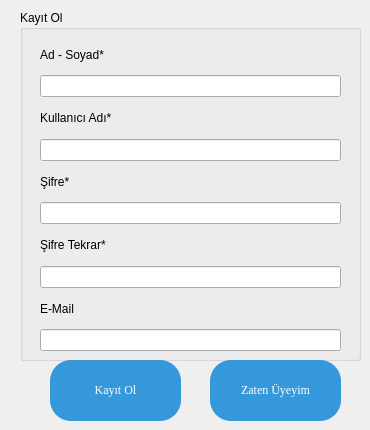
  <widget class="QWidget" name="centralwidget">
   <widget class="QPushButton" name="KayitOl">
    <property name="geometry">
     <rect>
      <x>50</x>
      <y>360</y>
      <width>131</width>
      <height>61</height>
     </rect>
    </property>
    <property name="styleSheet">
     <string notr="true">QPushButton {
  background: #064570;
  background-image: -webkit-linear-gradient(top, #064570, #68b6e6);
  background-image: -moz-linear-gradient(top, #064570, #68b6e6);
  background-image: -ms-linear-gradient(top, #064570, #68b6e6);
  background-image: -o-linear-gradient(top, #064570, #68b6e6);
  background-image: linear-gradient(to bottom, #064570, #68b6e6);
  -webkit-border-radius: 21;
  -moz-border-radius: 21;
  border-radius: 21px;
  text-shadow: 6px 5px 3px #7a797a;
  -webkit-box-shadow: 3px 3px 5px #666666;
  -moz-box-shadow: 3px 3px 5px #666666;
  box-shadow: 3px 3px 5px #666666;
  font-family: Georgia;
  color: #ffffff;
  font-size: 12px;
  background: #3498db;
  padding: 9px 20px 10px 20px;
  border: solid #32f00c 1px;
  text-decoration: none;
}

QPushButton:hover {
  background: #25fa33;
  background-image: -webkit-linear-gradient(top, #25fa33, #4af511);
  background-image: -moz-linear-gradient(top, #25fa33, #4af511);
  background-image: -ms-linear-gradient(top, #25fa33, #4af511);
  background-image: -o-linear-gradient(top, #25fa33, #4af511);
  background-image: linear-gradient(to bottom, #25fa33, #4af511);
  text-decoration: none;
}
</string>
    </property>
    <property name="text">
     <string>Kayıt Ol</string>
    </property>
   </widget>
   <widget class="QGroupBox" name="groupBox">
    <property name="geometry">
     <rect>
      <x>20</x>
      <y>10</y>
      <width>341</width>
      <height>351</height>
     </rect>
    </property>
    <property name="title">
     <string>Kayıt Ol</string>
    </property>
    <widget class="QWidget" name="layoutWidget">
     <property name="geometry">
      <rect>
       <x>20</x>
       <y>30</y>
       <width>301</width>
       <height>311</height>
      </rect>
     </property>
     <layout class="QHBoxLayout" name="horizontalLayout_2">
      <item>
       <layout class="QVBoxLayout" name="verticalLayout"/>
      </item>
      <item>
       <layout class="QVBoxLayout" name="verticalLayout_2">
        <item>
         <widget class="QLabel" name="label">
          <property name="text">
           <string>Ad - Soyad*</string>
          </property>
         </widget>
        </item>
        <item>
         <widget class="QLineEdit" name="AdSoy">
          <property name="dragEnabled">
           <bool>false</bool>
          </property>
          <property name="clearButtonEnabled">
           <bool>true</bool>
          </property>
         </widget>
        </item>
        <item>
         <widget class="QLabel" name="label_2">
          <property name="text">
           <string>Kullanıcı Adı*</string>
          </property>
         </widget>
        </item>
        <item>
         <widget class="QLineEdit" name="KulAd">
          <property name="clearButtonEnabled">
           <bool>true</bool>
          </property>
         </widget>
        </item>
        <item>
         <widget class="QLabel" name="label_3">
          <property name="text">
           <string>Şifre*</string>
          </property>
         </widget>
        </item>
        <item>
         <widget class="QLineEdit" name="Sif">
          <property name="echoMode">
           <enum>QLineEdit::Password</enum>
          </property>
          <property name="clearButtonEnabled">
           <bool>true</bool>
          </property>
         </widget>
        </item>
        <item>
         <widget class="QLabel" name="label_4">
          <property name="text">
           <string>Şifre Tekrar*</string>
          </property>
         </widget>
        </item>
        <item>
         <widget class="QLineEdit" name="SifT">
          <property name="echoMode">
           <enum>QLineEdit::Password</enum>
          </property>
          <property name="clearButtonEnabled">
           <bool>true</bool>
          </property>
         </widget>
        </item>
        <item>
         <widget class="QLabel" name="label_5">
          <property name="text">
           <string>E-Mail</string>
          </property>
         </widget>
        </item>
        <item>
         <widget class="QLineEdit" name="Email">
          <property name="clearButtonEnabled">
           <bool>true</bool>
          </property>
         </widget>
        </item>
       </layout>
      </item>
     </layout>
    </widget>
   </widget>
   <widget class="QPushButton" name="Ztnuye">
    <property name="geometry">
     <rect>
      <x>210</x>
      <y>360</y>
      <width>131</width>
      <height>61</height>
     </rect>
    </property>
    <property name="styleSheet">
     <string notr="true">QPushButton {
  background: #064570;
  background-image: -webkit-linear-gradient(top, #064570, #68b6e6);
  background-image: -moz-linear-gradient(top, #064570, #68b6e6);
  background-image: -ms-linear-gradient(top, #064570, #68b6e6);
  background-image: -o-linear-gradient(top, #064570, #68b6e6);
  background-image: linear-gradient(to bottom, #064570, #68b6e6);
  -webkit-border-radius: 21;
  -moz-border-radius: 21;
  border-radius: 21px;
  text-shadow: 6px 5px 3px #7a797a;
  -webkit-box-shadow: 3px 3px 5px #666666;
  -moz-box-shadow: 3px 3px 5px #666666;
  box-shadow: 3px 3px 5px #666666;
  font-family: Georgia;
  color: #ffffff;
  font-size: 12px;
  background: #3498db;
  padding: 9px 20px 10px 20px;
  border: solid #f20c0c 1px;
  text-decoration: none;
}

QPushButton:hover {
  background: #fc2424;
  background-image: -webkit-linear-gradient(top, #fc2424, #f70f0f);
  background-image: -moz-linear-gradient(top, #fc2424, #f70f0f);
  background-image: -ms-linear-gradient(top, #fc2424, #f70f0f);
  background-image: -o-linear-gradient(top, #fc2424, #f70f0f);
  background-image: linear-gradient(to bottom, #fc2424, #f70f0f);
  text-decoration: none;
}</string>
    </property>
    <property name="text">
     <string>Zaten Üyeyim</string>
    </property>
   </widget>
   <widget class="QWidget" name="layoutWidget">
    <property name="geometry">
     <rect>
      <x>0</x>
      <y>0</y>
      <width>2</width>
      <height>2</height>
     </rect>
    </property>
    <layout class="QHBoxLayout" name="horizontalLayout"/>
   </widget>
  </widget>
